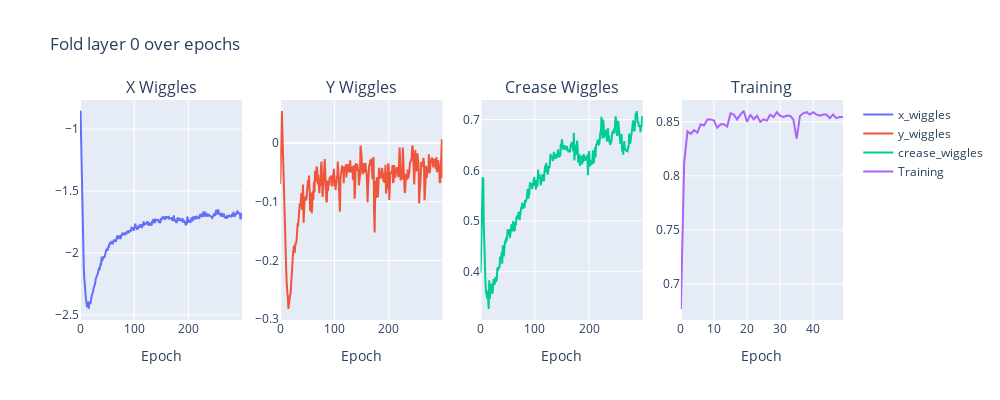
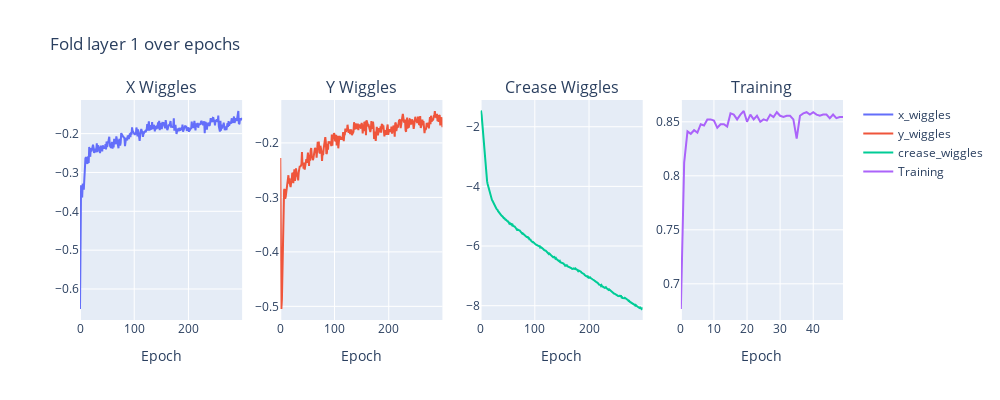

The notebook cell these images were saved under, in order:
### Code cell
reimport("from vis_helpers import *", globals())
folds, cuts, creases, trains, vals = test.get_history()
for l in range(layers):
    plot_wiggles(fold_histories=folds, crease_histories=creases, train_histories=trains, layer=l)

### Figure 1 — Plotly figure (JSON) as saved in the notebook; plotly's stock layout.template omitted (floating-point values rounded to 4 significant figures; data arrays with more than 128 entries replaced by an {"elided": "..."} marker saying what was removed)
{"data": [{"mode": "lines", "name": "x_wiggles", "type": "scatter", "xaxis": "x", "y": {"elided": "300 float values"}, "yaxis": "y"}, {"mode": "lines", "name": "y_wiggles", "type": "scatter", "xaxis": "x2", "y": {"elided": "300 float values"}, "yaxis": "y2"}, {"mode": "lines", "name": "crease_wiggles", "type": "scatter", "xaxis": "x3", "y": {"elided": "300 float values"}, "yaxis": "y3"}, {"mode": "lines", "name": "Training", "type": "scatter", "xaxis": "x4", "y": [0.6767, 0.8122, 0.8411, 0.8389, 0.8422, 0.84, 0.8478, 0.8467, 0.8522, 0.8522, 0.8511, 0.8444, 0.8478, 0.8478, 0.8456, 0.8578, 0.8567, 0.8522, 0.8567, 0.86, 0.85, 0.8567, 0.8522, 0.8556, 0.85, 0.8522, 0.8511, 0.8567, 0.8544, 0.8589, 0.8556, 0.8544, 0.8556, 0.8556, 0.8522, 0.8344, 0.8556, 0.8578, 0.8589, 0.8567, 0.8589, 0.8567, 0.8556, 0.8567, 0.8567, 0.8533, 0.8567, 0.8533, 0.8544, 0.8544], "yaxis": "y4"}], "layout": {"annotations": [{"font": {"size": 16}, "showarrow": false, "text": "X Wiggles", "x": 0.1062, "xanchor": "center", "xref": "paper", "y": 1, "yanchor": "bottom", "yref": "paper"}, {"font": {"size": 16}, "showarrow": false, "text": "Y Wiggles", "x": 0.3688, "xanchor": "center", "xref": "paper", "y": 1, "yanchor": "bottom", "yref": "paper"}, {"font": {"size": 16}, "showarrow": false, "text": "Crease Wiggles", "x": 0.6313, "xanchor": "center", "xref": "paper", "y": 1, "yanchor": "bottom", "yref": "paper"}, {"font": {"size": 16}, "showarrow": false, "text": "Training", "x": 0.8938, "xanchor": "center", "xref": "paper", "y": 1, "yanchor": "bottom", "yref": "paper"}], "height": 400, "title": {"text": "Fold layer 0 over epochs"}, "width": 1000, "xaxis": {"anchor": "y", "domain": [0, 0.2125], "title": {"text": "Epoch"}}, "xaxis2": {"anchor": "y2", "domain": [0.2625, 0.475], "title": {"text": "Epoch"}}, "xaxis3": {"anchor": "y3", "domain": [0.525, 0.7375], "title": {"text": "Epoch"}}, "xaxis4": {"anchor": "y4", "domain": [0.7875, 1], "title": {"text": "Epoch"}}, "yaxis": {"anchor": "x", "domain": [0, 1]}, "yaxis2": {"anchor": "x2", "domain": [0, 1]}, "yaxis3": {"anchor": "x3", "domain": [0, 1]}, "yaxis4": {"anchor": "x4", "domain": [0, 1]}}}

### Figure 2 — Plotly figure (JSON) as saved in the notebook; plotly's stock layout.template omitted (floating-point values rounded to 4 significant figures; data arrays with more than 128 entries replaced by an {"elided": "..."} marker saying what was removed)
{"data": [{"mode": "lines", "name": "x_wiggles", "type": "scatter", "xaxis": "x", "y": {"elided": "300 float values"}, "yaxis": "y"}, {"mode": "lines", "name": "y_wiggles", "type": "scatter", "xaxis": "x2", "y": {"elided": "300 float values"}, "yaxis": "y2"}, {"mode": "lines", "name": "crease_wiggles", "type": "scatter", "xaxis": "x3", "y": {"elided": "300 float values"}, "yaxis": "y3"}, {"mode": "lines", "name": "Training", "type": "scatter", "xaxis": "x4", "y": [0.6767, 0.8122, 0.8411, 0.8389, 0.8422, 0.84, 0.8478, 0.8467, 0.8522, 0.8522, 0.8511, 0.8444, 0.8478, 0.8478, 0.8456, 0.8578, 0.8567, 0.8522, 0.8567, 0.86, 0.85, 0.8567, 0.8522, 0.8556, 0.85, 0.8522, 0.8511, 0.8567, 0.8544, 0.8589, 0.8556, 0.8544, 0.8556, 0.8556, 0.8522, 0.8344, 0.8556, 0.8578, 0.8589, 0.8567, 0.8589, 0.8567, 0.8556, 0.8567, 0.8567, 0.8533, 0.8567, 0.8533, 0.8544, 0.8544], "yaxis": "y4"}], "layout": {"annotations": [{"font": {"size": 16}, "showarrow": false, "text": "X Wiggles", "x": 0.1062, "xanchor": "center", "xref": "paper", "y": 1, "yanchor": "bottom", "yref": "paper"}, {"font": {"size": 16}, "showarrow": false, "text": "Y Wiggles", "x": 0.3688, "xanchor": "center", "xref": "paper", "y": 1, "yanchor": "bottom", "yref": "paper"}, {"font": {"size": 16}, "showarrow": false, "text": "Crease Wiggles", "x": 0.6313, "xanchor": "center", "xref": "paper", "y": 1, "yanchor": "bottom", "yref": "paper"}, {"font": {"size": 16}, "showarrow": false, "text": "Training", "x": 0.8938, "xanchor": "center", "xref": "paper", "y": 1, "yanchor": "bottom", "yref": "paper"}], "height": 400, "title": {"text": "Fold layer 1 over epochs"}, "width": 1000, "xaxis": {"anchor": "y", "domain": [0, 0.2125], "title": {"text": "Epoch"}}, "xaxis2": {"anchor": "y2", "domain": [0.2625, 0.475], "title": {"text": "Epoch"}}, "xaxis3": {"anchor": "y3", "domain": [0.525, 0.7375], "title": {"text": "Epoch"}}, "xaxis4": {"anchor": "y4", "domain": [0.7875, 1], "title": {"text": "Epoch"}}, "yaxis": {"anchor": "x", "domain": [0, 1]}, "yaxis2": {"anchor": "x2", "domain": [0, 1]}, "yaxis3": {"anchor": "x3", "domain": [0, 1]}, "yaxis4": {"anchor": "x4", "domain": [0, 1]}}}
